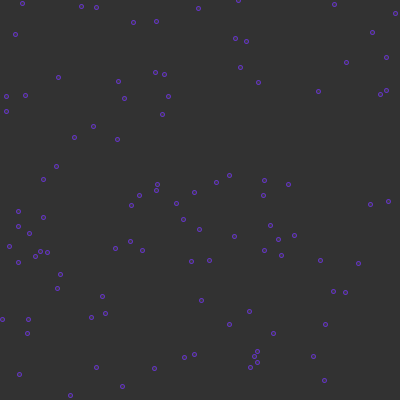
Frame 1 (no input)
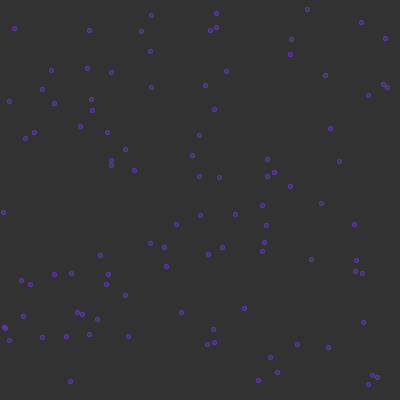
Frame 60 (the mouse pressed at the canvas centre just before this capture)
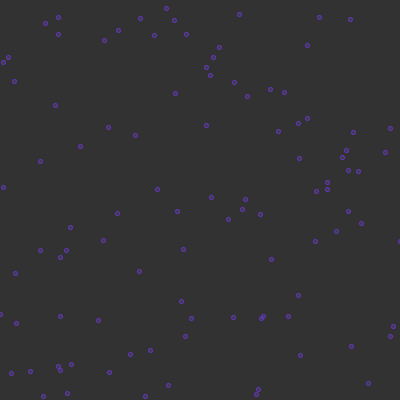
Frame 120 (the mouse held since frame 60 and released just before this capture)

The Processing sketch that drew these frames (run headless with seeded random() and noise(); from frame 60 on, the mouse is pressed at the canvas centre):

// Processing sketch: sketch_particles
// ── sketch_particles.pde
ArrayList<Triangle> triangles;
int totalParticles = 100;
Particle[] particles = new Particle[totalParticles];
float theta;
float speed = 0.005;

void setup() {
  size(400, 400);
  noStroke();
  fill(100, 50, 180, 100);
  stroke(100, 50, 200, 255);
  createParticles();
}

void createParticles() {
    for (int i = 0; i < totalParticles; i++) {
           particles[i] = new Particle();
    }
}

void draw() {
    background(50);
    triangles = new ArrayList<Triangle>();
    
    for (int i = 0; i < totalParticles; i++) {
        particles[i].show();
        particles[i].move();
    }

}

class Triangle {
    PVector a, b, c;
    
    Triangle(PVector p1, PVector p2, PVector p3) {
        a = p1;
        b = p2;
        c = p3;
    }
    
    public void show() {
        vertex(a.x, a.y);
        vertex(b.x, b.y);
        vertex(c.x, c.y);
    }
}

class Particle {
    float rad = 4;
    float bounce = -1;
    float maxSpeed = 2;
    float maxDist = 50;
    PVector speed = new PVector(random(-maxSpeed, maxSpeed), random(-maxSpeed, maxSpeed));
    PVector acc = new PVector(0, 0);
    PVector pos;
    ArrayList<Particle> neighbors;
    
    Particle() {
        pos = new PVector(random(width), random(height));   
    }
    
    public void move() {
        pos.add(speed);
        
        if (pos.x < 0) {
            pos.x = 0;
            speed.x *= bounce;
        } else if (pos.x > width) {
               pos.x = width;
               speed.x *= bounce;
        }
        if (pos.y < 0) {
            pos.y = 0;
            speed.y *= bounce;
        } else if (pos.y > height) {
               pos.y = height;
               speed.y *= bounce;
        }
    }
    
    public void show() {
        fill(255, 14);
        ellipse(pos.x, pos.y, rad, rad);
    }
}
